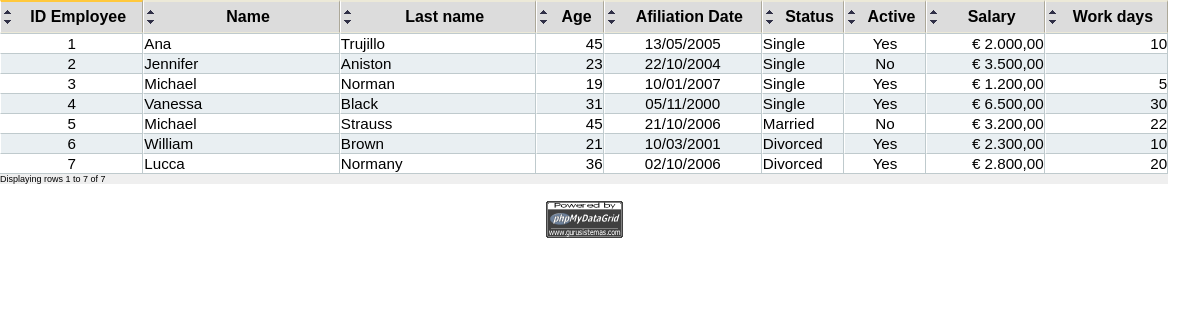
The app's page /sample3.php with its own data.
### tables this page shows
CREATE TABLE `employees` (
	  `id` int(6) NOT NULL auto_increment,
	  `name` char(20) default NULL,
	  `lastname` char(20) default NULL,
	  `salary` float default NULL,
	  `age` int(2) default NULL,
	  `afiliation` date default NULL,
	  `status` int(1) default NULL,
	  `active` tinyint(1) default NULL,
	  `workeddays` int(2) default NULL,
	  `photo` char(30) default NULL,
	  PRIMARY KEY  (`id`)
);

### phpmydatagrid.class.php (the view, shortened to what the rows shown need)
<?php
class datagrid{
	var $connectionHandler;
	var $isADO	             = false;
	var $tablename			 = '';
	var $where               = '';
	var $groupby             = '';
	var $fieldsArray         = array();
	var $friendlyHTML        = false;
	var $recno               = 0;
	var $maxRec              = 20;
	var $imgpath             = "images/";
	var $orderArrows         = true;
	var $keyfield            = '';
	var $closeTags           = true;
	var $salt                = 'salt&pepper';
	var $FormName            = '';
	var $doForm              = false;
	var $methodForm          = 'POST';
	var $ajaxEditable        = '';
	var $decimalDigits       = 2;
	var $decimalsep          = ".";
	var $numerics			 = "0-1-2-3-4-double-float-integer-signed-count-percentage-promille";
	var $sql                 = "";
	var $images = array(
			'add'         => 'add.png',
			'ajax'        => 'ajax.gif',
			'ASC'         => 'asc.png',
			'cancel'      => 'cancel.png',
			'close'       => 'close.png',
			'DESC'        => 'desc.png',
			'down'        => 'down.png',
			'down_off'    => 'down_off.png',
			'edit'        => 'edit.png',
			'erase'       => 'erase.png',
			'minidown'    => 'minidown.png',
			'miniup'      => 'miniup.png',
			'save'        => 'save.png',
			'search'      => 'search.png',
			'up'          => 'up.png',
			'up_off'      => 'up_off.png',
			'view'        => 'view.png',
			'save'        => 'save'
	);
	var $message = array(
			'cancel' 	  => 'Cancel',
			'close' 	  => 'Close',
			'save'	 	  => 'Save',
			'saving'      => 'Saving . . .',
			'loading'     => 'Loading . . .',
			'edit'	 	  => 'Edit',
			'delete'  	  => 'Delete',
			'add'    	  => 'New',
			'view'    	  => 'View',
			'addRecord'	  => 'Add record',
			'edtRecord'	  => 'Edit record',
			'chkRecord'	  => 'View record',
			'false'       => 'No',
			'true'        => 'Yes',
			'prev'        => 'Previous',
			'next'        => 'Next',
			'confirm'	  => 'Delete record?',
			'search' 	  => 'Search',
			'resetSearch' => 'Reset Search',
			'doublefield' => 'Duplicate field definition',
			'norecords'   => 'No records found',
			'errcode'     => 'Error in Data [Incorrect verification code]',
			'noinsearch'  => 'Field not available for search',
			'noformdef'   => 'To use "checkable" feature you must define a FORM name by using Form Function',
			'cannotadd'   => 'Can not add records to this grid',
			'cannotedit'  => 'Can not edit records in this grid',
			'cannotsearch'=> 'Can not make searchs in this grid',
			'cannotdel'   => 'Can not delete records in this grid',
			'sqlerror'    => 'SQL Error found in query:',
			'errormsg'    => 'Error Message:',
			'errorscript' => 'SQL Error in script:',
			'display'     => 'Displaying rows',
			'to'          => 'to',
			'of'          => 'of'
	);
	function conectadb($strServer, $strUsername, $strPassword, $strDatabase, $bolUseADOdb=false, $strType='mysql', $intPort=3306){
		if (!$bolUseADOdb){
			$this->connectionHandler = mysql_connect("$strServer:$intPort", $strUsername, $strPassword) or
				$this->SQLerror("mysql_connect('$strServer:$intPort', $strUsername, $strPassword))", mysql_error());
		}else{
			$this->isADO = true;
			$this->connectionHandler = &ADONewConnection($strType);
	        $this->connectionHandler -> Connect($strServer, $strUsername, $strPassword, $strDatabase);
		}
	}
	function tabla($tabla){
		$this->tablename = $tabla;
	}
	function validField($strfieldName){
		if (in_array($strfieldName, $this->getFields())) return true; else return false;
	}
	function decimalDigits($digits){
		$this->decimalDigits = $digits;
	}
	function decimalPoint($char){
		$this->decimalsep=$char;
	}
	function getFields($filter=''){
		$arrFilter = explode(",",$filter);
		$arrField = array();
		foreach($this->fieldsArray as $value) {
			$fldType = $value["inputtype"];
			if (empty($filter)){
				$arrField[] = $value["strfieldName"];
			}else{
				if(in_array($fldType, $arrFilter)){
					$arrField[] = $value["strfieldName"];
				}
			}
		}
		return $arrField;
	}
	function friendlyHTML(){
		$this->friendlyHTML = true;
	}
	function closeTags($bolStat){
		$this->closeTags = $bolStat;
	}
	function Form($formName, $doForm=true){
		$this->doForm = $doForm;
		$this->FormName = $formName;
	}
	function pathtoimages($path){
		$this->imgpath = $path;
	}
	function FormatColumn($strfieldName, $strHeader, $fieldWidth=0, $maxlength=0, $inputtype=0, $columnwidth=0, $align= 'center', $Mask='text', $default='', $cutChar=0){
		if ( $strfieldName=="" or !$this->validField( $strfieldName)){
			$mask = strtolower($Mask);
			$this->fieldsArray["$strfieldName"]["strfieldName"] = $strfieldName;
			$this->fieldsArray["$strfieldName"]["strHeader"]    = $strHeader;
			$this->fieldsArray["$strfieldName"]["fieldWidth"]   = $fieldWidth;
			$this->fieldsArray["$strfieldName"]["maxlength"]    = $maxlength;
			$this->fieldsArray["$strfieldName"]["columnwidth"]  = intval($columnwidth)."px";
			$this->fieldsArray["$strfieldName"]["align"]        = $align;
			$this->fieldsArray["$strfieldName"]["mask"]         = $Mask;
			$this->fieldsArray["$strfieldName"]["default"]      = $default;
			$this->fieldsArray["$strfieldName"]["select"]       = '';
			$this->fieldsArray["$strfieldName"]["cutChar"]      = $cutChar;
			$datatype='text';
			$pmask = !(strpos($this->numerics,trim($mask)) === false);
			if (substr($mask,0,5)=='money' or $pmask)$datatype='number';
			if (substr($mask,0,4)=='date') $datatype='date';
			if (substr($mask,0,4)=='bool' or substr($mask,0,5)=='check'){ $datatype='check';
				if (strpos($mask,':') > 0) {
					$arrMask=explode(':',$Mask); $arrMask=array_slice($arrMask,1);
				}else{
					$arrMask=array($this->message['false'],$this->message['true']);
				}
				$this->fieldsArray["$strfieldName"]["select"] = $arrMask;
			}
			if (substr($mask,0,6)=='select'){ $datatype='select';
				$maskData = array();
				if (strpos($mask,':') >0 ){
					$mask=explode(':',$Mask);
					if (strtoupper(substr($mask[1],0,7)) == 'SELECT ') {
						if ($this->isADO){
							if (($objResult = $this->connectionHandler->Execute($mask[1])) === false)
									$this->SQLerror($mask[1],$this->connectionHandler->ErrorMsg());
							while (!$objResult->EOF){
								$arrResult = $objResult->fields;
								$maskData[$arrResult[0]]=$arrResult[1];
								$objResult->MoveNext();
							}
						}else{
							$objResult = mysql_query($mask[1]) or $this->SQLerror($mask[1], mysql_error());
							while ($arrResult = mysql_fetch_array($objResult))
								$maskData[$arrResult[0]]=$arrResult[1];
						}
					}else{
						$arrMask=array_slice($mask,1);
						foreach ($arrMask as $ArrData)	{
							$arrOptions = explode( '_', $ArrData);
							$rowID = $arrOptions[0];
							if (isset($arrOptions[1])) $rowName = $arrOptions[1]; else $rowName = $rowID;
							$maskData[$rowID]=$rowName;
						}
					}
					$this->fieldsArray["$strfieldName"]["select"] = $maskData;
				}
			}
			$this->fieldsArray["$strfieldName"]["datatype"] = $datatype;
			$this->fieldsArray["$strfieldName"]["inputtype"] = $inputtype;
		}else{
			die("<div id='DG_sqlerror' class='dgError'>".$this->message['doublefield'].":<strong> [$strfieldName]</strong></div>");
		}
	}
	function setHeader($phpScriptFile="", $jsFile = "js/dgscripts.js", $cssFile = "css/dgstyle.css"){
		$sl = ($this->closeTags)?"/":"";
		$br = ($this->friendlyHTML)?"\n":"";
		if (!isset($_REQUEST["DG_ajaxid"])) {
			echo "<link type='text/css' rel='stylesheet' href='$cssFile' $sl>$br";
		}
	}
	function putAcutes($strText){
		$strText = str_replace( "á" , "&aacute;", $strText);
		$strText = str_replace( "é" , "&eacute;", $strText);
		$strText = str_replace( "í" , "&iacute;", $strText);
		$strText = str_replace( "ó" , "&oacute;", $strText);
		$strText = str_replace( "ú" , "&uacute;", $strText);
		$strText = str_replace( "Á" , "&Aacute;", $strText);
		$strText = str_replace( "É" , "&Eacute;", $strText);
		$strText = str_replace( "Í" , "&Iacute;", $strText);
		$strText = str_replace( "Ó" , "&Oacute;", $strText);
		$strText = str_replace( "Ú" , "&Uacute;", $strText);
		$strText = str_replace( "Ñ" , "&Ntilde;", $strText);
		$strText = str_replace( "ñ" , "&ntilde;", $strText);
		return $strText;
	}
	function grid(){
		$br = ($this->friendlyHTML)?"\n":"";
		$sl = ($this->closeTags)?"/":"";
		$strNew=""; $strSearch=""; $orderby =""; $where= ""; $orderExpr="";
		foreach ($this->fieldsArray as $column){
			$columnName = $column["strfieldName"];
			$mask=$column["mask"];
			if (substr($mask,0,5)=='money') {
				$mask = $mask.":".$this->decimalsep;
			}else{
				if (strpos($this->numerics,$mask) > 0) $mask.= ":x:".$this->decimalsep;
			}
			$this->fieldsArray[$columnName]["mask"] = $mask;
		}
		$where = $this->where;
		$groupby = $this->groupby;
		$recno = $this->recno;
		$recno = intval($recno);
		if (!isset($_REQUEST["DG_ajaxid"])) {
			if ($this->doForm)
				echo "$br<form method='".strtolower($this->methodForm)."' action='".basename($_SERVER["PHP_SELF"])."' id='$this->FormName' >$br";
			echo "<div id='dgDiv' class='dgMainDiv'>$br";
		}
		$pagSelect = "SELECT count(*) FROM $this->tablename $where $groupby $orderby";
		$fltypes = "0,1,3,4,5";
		echo "<table id='dgTable' class='dgTable' cellpadding='0' cellspacing='0'>$br";
		$strHeader = "<tr align='center'>$br"; $fieldsCount = 0;
		foreach ($this->getFields($fltypes) as $fldName){
			$strHeader.="<td class='dgTitles'>";
			if ($this->orderArrows and !in_array($this->fieldsArray[$fldName]['inputtype'], array(2,3,4))){
				$strHeader.="<table border='0' cellspacing='0' cellpadding='0' style='width:100%'>$br";
				$strHeader.="<tr>$br<td class='dgArrows' style='vertical-align:bottom'>$br";
				$strHeader.="<img src='".$this->imgpath.$this->images["miniup"]."' class='dgImgLink' alt='^' onClick=\"DG_orderby('".$this->fieldsArray[$fldName]["strfieldName"]."','ASC')\" $sl></td>$br";
				$strHeader.="<td rowspan='2' style='vertical-align:middle;' align='center'>$br";
			}
			$strHeader.=$this->putAcutes($this->fieldsArray[$fldName]['strHeader']).$br;
			if ($this->orderArrows and !in_array($this->fieldsArray[$fldName]['inputtype'], array(2,3,4))){
				$strHeader.="</td>$br</tr>$br";
				$strHeader.="<tr>$br<td class='dgArrows' style='vertical-align:top'>$br";
				$strHeader.="<img src='".$this->imgpath.$this->images["minidown"]."' class='dgImgLink' alt='v' onClick=\"DG_orderby('".$this->fieldsArray[$fldName]["strfieldName"]."','DESC')\" $sl></td>$br</tr>$br</table>$br";
			}
			$strHeader.= "</td>$br";
		}
		echo $strHeader;
		if ($this->isADO){
			if (($objSQLpag = $this->connectionHandler->Execute($pagSelect)) === false)
				$this->SQLerror($pagSelect,$this->connectionHandler->ErrorMsg());
			else
				if (empty($groupby))
					$intRecords = $objSQLpag->fields[0];
				else
					$intRecords = $objSQLpag->RecordCount();
		}else{
			$objSQLpag  = mysql_query($pagSelect, $this->connectionHandler) or $this->SQLerror($pagSelect,mysql_error());
			$arrRow 	= mysql_fetch_array($objSQLpag);
			if (empty($groupby))
				$intRecords = $arrRow[0];
			else
				$intRecords = mysql_num_rows($objSQLpag);
		}
		$recno = ($recno>$intRecords)?$intRecords:$recno;
		$arrSQLFld = $this->getFields("0,1,4,5");
		$sqlFields = implode(",", $arrSQLFld);
		if (empty($this->sql))
			$strSelect = "SELECT $sqlFields FROM $this->tablename $where $groupby $orderby LIMIT $recno, $this->maxRec";
		else
			$strSelect = $this->sql." $where $groupby $orderby LIMIT $recno, $this->maxRec";
		if ($this->isADO){
			if (($objRes = $this->connectionHandler->Execute($strSelect)) === false)
				$this->SQLerror($strSelect,$this->connectionHandler->ErrorMsg());
		}else{
			$objRes = mysql_query($strSelect, $this->connectionHandler) or $this->SQLerror($strSelect,mysql_error());
		}
		$exitLoop = false;
		$alt = false; $countRecords = 0;
		$keyTemp = 0;
		do{
			if (!$this->isADO){
				if(!$rowRes = mysql_fetch_array($objRes)) $exitLoop=true;
			}else{
				if (!$objRes->EOF) $rowRes = $objRes->fields; else $exitLoop=true;
			}
			if (!$exitLoop){
				if (empty($this->keyfield)){
					$keyValue = $keyTemp; $keyTemp++;
				}else
					$keyValue = $rowRes[$this->keyfield];
				$clAlt = ($alt)?"alt":"norm";
				echo "<tr class='dgRows".$clAlt."TR'>$br";
				foreach ($this->getFields($fltypes) as $key=>$value){
					$dataType   = $this->fieldsArray[$value]['datatype'];
					$isreadonly =($this->fieldsArray[$value]['inputtype']==1)?true:false;
					$mask       = $this->fieldsArray[$value]['mask'];
					$columnwidth= $this->fieldsArray[$value]['columnwidth'];
					$fldAlign   = $this->fieldsArray[$value]['align'];
					$selData    = $this->fieldsArray[$value]['select'];
					echo "<td class='dgRow$clAlt' align='$fldAlign'>$br";
					echo "<div id='$value.-.$keyValue' style='width:$columnwidth;' ";
					if (empty($this->ajaxEditable) or $isreadonly or in_array($dataType,array("link","image","imagelink","calc","chart"))){
						if ($dataType=='link') echo "class='dgLinks'";
						if ($dataType=='calc') echo "class='dgBold'";
					}else{
						echo "onclick='DG_D_edit(this,\"".md5($this->salt.$value.":toEdit:".$keyValue)."\")' ";
					}
					echo ">$br";
					$rowValue = (isset($rowRes[$value]))?$this->putAcutes($rowRes[$value]):"";
					$rowValue = ($rowValue=="" or is_null($rowValue))?"&nbsp;":$rowValue;
					switch ($dataType){
						default:
							$rowValue = trim($rowValue); $rowValue = (empty($rowValue))?"&nbsp;":$rowValue;
							echo $this->mask($rowValue,$mask,$dataType,$selData,$rowRes);
						break;
					}
					echo "</div>$br";
					echo "</td>$br";
				}
				$alt = !$alt;
			}
		}while (!$exitLoop);
		echo "</table>$br";
		if (!isset($_REQUEST["DG_ajaxid"])) echo "</div>$br";
		if (!isset($_REQUEST["DG_ajaxid"]) and $this->doForm)
			echo "</form>$br";
	}
	function mask($value,$mask,$datatype,$aselect,$row){
		switch ($datatype){
			case 'number':
				return $this->number_mask($value,$mask);
			break;
			case 'date':
				return $this->date_mask($value,$mask);
			break;
			case 'check':
				if (strpos($mask,':')>0){
					$arrMask=explode(':',$mask);
					$value=(empty($value))?0:$value;
					return  $arrMask[$value+1];
				}
			break;
			case 'select':
				if (is_array($aselect) && !empty($value) && isset($aselect[$value])) return $aselect[$value]; else return $value;
			break;
			default:
				return $value;
		}
	}
	function number_mask($value,$mask){
		if (is_null($value) || is_numeric($value)==false) return $value;
		$decimalsep = $this->decimalsep;
		$moneySign='';
		if (strpos($mask,':')>0){
			$arrMask=explode(':',$mask);
			$mask=$arrMask[0];
			$moneySign  = (empty($arrMask[1])) ? $moneySign:$arrMask[1];
			$decimalsep = (empty($arrMask[2])) ? $decimalsep:$arrMask[2];
		}
		$thousandsep= ($decimalsep=='.') ? ',': '.';
        $value=(is_numeric($value)?$value:0);
		switch ($mask){
			case 'money': $retval=sprintf ('%s  %s', $moneySign, number_format($value,$this->decimalDigits,$decimalsep,$thousandsep)) ; break;
			case 'count': case 'integer': case 'unsigned': $retval=sprintf ('%s', number_format($value,0,$decimalsep,$thousandsep)) ; break;
		}
		return $retval;
	}
	function date_mask($value,$mask){
		if($value != "") {
			$format='';
			$separator='';
			if (strpos($mask,':')>0){
			 	$arrMask=explode(':',$mask);
				$format=(empty($arrMask[1])) ? $format : $arrMask[1];
				$separator=(empty($arrMask[2])) ? $separator: $arrMask[2];
			}
			$arrDdate = $this->datecheck($value,'ymd','-', $format, $separator);
			if ($arrDdate != false)	$value =$arrDdate['todate'] ;
		}
		return  $value;
	}
	function datecheck($date,$format='ymd',$separator='-',$toformat='mdy',$toseparator='-') {
		$format = ($format=='')?'ymd':strtolower($format);
		if (count($datebits=explode($separator,$date))!=3) return false;
		$year = intval($datebits[strpos($format, 'y')]);
		$month = intval($datebits[strpos($format, 'm')]);
		$day = intval($datebits[strpos($format, 'd')]);
		$year=($year <10 )? '200'.$year:$year;
		$year=($year <50 )? '20' .$year:$year;
		$year=($year <100)? '19' .$year:$year;
		$month=($month <10)? '0' .$month:$month;
		$day=($day <10)? '0' .$day:$day;
		$arrDate= array('y' => $year, 'm' => $month, 'd' => $day, 'iso' => $year.'-'.$month.'-'.$day, 'fromdate'=> $date, 'todate' => '' );
		$arrDate['todate'] = $arrDate[$toformat[0]].$toseparator.$arrDate[$toformat[1]].$toseparator.$arrDate[$toformat[2]];
		return $arrDate;
	}
}
?>

### records on screen
employees: id "1", name "Ana", lastname "Trujillo", age "45", afiliation "13/05/2005", status "Single", active "Yes", salary "€ 2.000,00", workeddays "10"
employees: id "2", name "Jennifer", lastname "Aniston", age "23", afiliation "22/10/2004", status "Single", salary "€ 3.500,00"
employees: id "3", name "Michael", lastname "Norman", age "19", afiliation "10/01/2007", status "Single", active "Yes", salary "€ 1.200,00", workeddays "5"
employees: id "4", name "Vanessa", lastname "Black", age "31", afiliation "05/11/2000", status "Single", active "Yes", salary "€ 6.500,00", workeddays "30"
employees: id "5", name "Michael", lastname "Strauss", age "45", afiliation "21/10/2006", status "Married", salary "€ 3.200,00", workeddays "22"
employees: id "6", name "William", lastname "Brown", age "21", afiliation "10/03/2001", status "Divorced", active "Yes", salary "€ 2.300,00", workeddays "10"
employees: id "7", name "Lucca", lastname "Normany", age "36", afiliation "02/10/2006", status "Divorced", active "Yes", salary "€ 2.800,00", workeddays "20"

### other values on screen
$this->mask($rowValue,$mask,$dataType,$selData,$rowRes) "No"
$this->message['display'] "Displaying rows"
$recno+1 "1"
$this->message['to'] "to"
$recno+$countRecords "7"
$this->message['of'] "of"
$intRecords "7"
